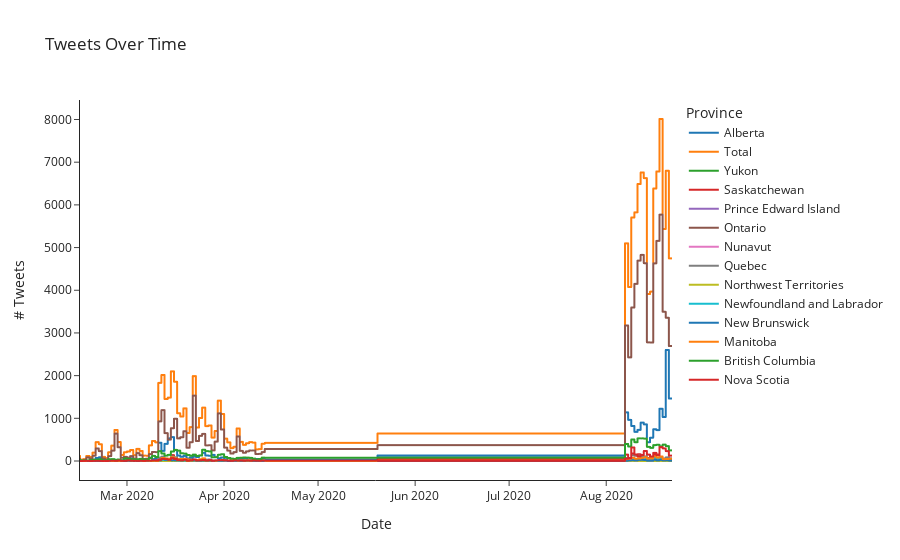

Notebook code cell kept with this figure:
### Markdown cell above
## How many and where?

what does the conversation look like?

### Code cell
import plotly.express as px
min_d,max_d = str(total_df["created_at"].min()).split()[0],str(total_df["created_at"].max()).split()[0]
counts = total_df.groupby(["created_at","province"]).count()["screen_name"].unstack().fillna(0)
# Get grand total for each date
counts = pd.DataFrame(counts.assign(Total=counts.sum(1)).stack()).reset_index().rename({0: "count"},axis=1)

counts = counts[counts["province"].isin(PROVINCES+["Total"])]
idx = pd.MultiIndex.from_product([counts['created_at'].unique(), counts['province'].unique()],names=['created_at', 'province'])
counts = counts.set_index(['created_at', 'province']).reindex(idx).reset_index().sort_values('created_at').fillna(0)
counts
args = {
    "x": "created_at",
    "y": "count",
    "color": "province",
    "line_shape": "vh",
    "title":  "Tweets Over Time",
    "template": "simple_white",
    "labels": {"count": "# Tweets", "created_at": "Date", "province": "Province"},
}

fig = px.line(counts,**args)
# fig.write_html(f"../visualizations/exploratory_analysis/{min_d}_{max_d}-tweets_over_time.html")
fig.show()
